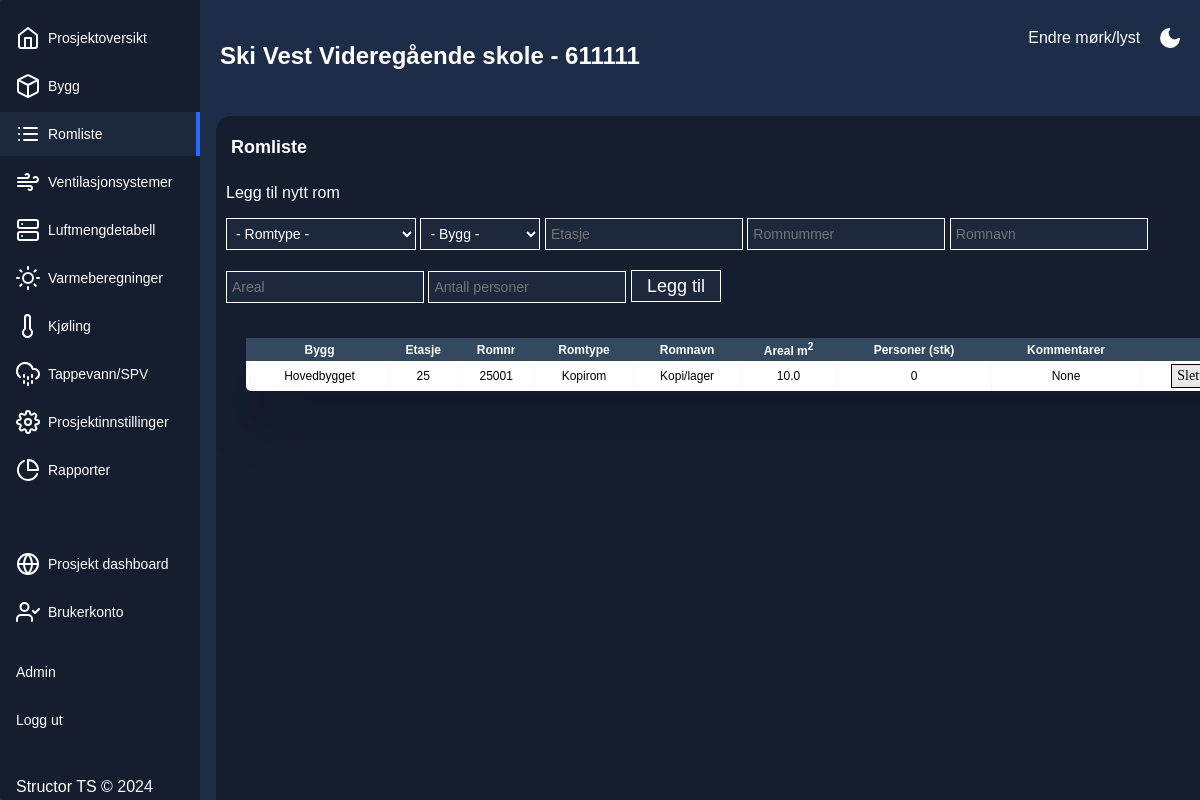
Screenshot of /2/rooms/ (signed in) with the database file from the repository.
### romskjema/models.py (models this page shows)
class Projects(db.Model):
    __tablename__ = "Projects"
    id = db.Column(db.Integer, primary_key=True, autoincrement=True)
    ProjectNumber = db.Column(db.Integer, nullable=False)
    ProjectName = db.Column(db.String(50), nullable=False)
    ProjectDescription = db.Column(db.Text)
    Specification = db.Column(db.String(50))
    buildings = db.relationship('Buildings', backref='project_buildings', uselist=False, lazy=True)
    ventilation_systems = db.relationship('VentilationSystems', backref='project_ventilation_systems', uselist=False, lazy=True)

class Rooms(db.Model):
    __tablename__ = "Rooms"
    id = db.Column(db.Integer, primary_key=True, autoincrement=True)
    BuildingId = db.Column(db.Integer, db.ForeignKey('Buildings.id'), nullable=False)
    RoomTypeId = db.Column(db.Integer, db.ForeignKey('RoomTypes.id'), nullable=False)
    Floor = db.Column(db.String(100), nullable=False)
    RoomNumber = db.Column(db.String(100), nullable=False)
    RoomName = db.Column(db.String(100), nullable=False)
    Area = db.Column(db.Float, nullable=False)
    RoomPopulation = db.Column(db.Integer, nullable=False)
    Comments = db.Column(db.String(250))
    room_type = db.relationship('RoomTypes', backref='room_type', uselist=False, lazy=True)
    ventilation_properties = db.relationship('RoomVentilationProperties', backref='room_ventilation', uselist=False, lazy=True)
    energy_properties = db.relationship('RoomEnergyProperties', backref="room_energy", uselist=False, lazy=True)

class Buildings(db.Model):
    __tablename__ = "Buildings"
    id = db.Column(db.Integer, primary_key=True, autoincrement=True)
    ProjectId = db.Column(db.Integer, db.ForeignKey('Projects.id'), nullable=False)
    BuildingName = db.Column(db.String(100), nullable=False)
    rooms = db.relationship('Rooms', backref='building', lazy=True)
    energy_properties = db.relationship('BuildingEnergySettings', backref='heating', uselist=False, lazy=True)

class RoomTypes(db.Model):
    __tablename__ = "RoomTypes"
    id = db.Column(db.Integer, primary_key=True, autoincrement=True)
    specification_id = db.Column(db.Integer, db.ForeignKey("Specifications.id"), nullable=False)
    name = db.Column(db.String(50), nullable=False)
    air_per_person = db.Column(db.Float)
    air_emission = db.Column(db.Float)
    air_process = db.Column(db.Float)
    air_minimum = db.Column(db.Float)
    ventilation_principle = db.Column(db.String(50))
    heat_exchange = db.Column(db.String(50))
    room_control = db.Column(db.String(50))
    notes = db.Column(db.String(100))
    db_technical = db.Column(db.String(50))
    db_neighbour = db.Column(db.String(50))
    db_corridor = db.Column(db.String(50))
    comments = db.Column(db.String(20))

### romskjema/rooms/rooms.py (the view)
@rooms_bp.route('/', methods=['GET', 'POST'])
@login_required
def rooms(project_id):
    project = dbo.get_project(project_id)
    endpoint = request.endpoint
    project_buildings = dbo.get_all_project_buildings(project.id)
    project_rooms = dbo.get_all_project_rooms(project.id)
    project_specification: str = project.Specification
    project_room_types = dbo.get_specification_room_types(project_specification)
    if request.method == "POST":
        building_id = request.form.get("building_id")
        if not building_id:
            flash("Feil byggnings-ID", category="error")
            return redirect(url_for("rooms.rooms", project_id = project.id))
        building_id = int(building_id)
        room_type_id = escape(request.form.get("room_type"))
        floor = escape(request.form.get("room_floor").strip())
        name = escape(request.form.get("room_name").strip())
        room_number = escape(request.form.get("room_number").strip())
        if dbo.check_if_roomnumber_exists(project.id, building_id, room_number):
            flash(f"Romnummer {room_number} finnes allerede for dette bygget", category="error")
            return redirect(url_for("rooms.rooms", project_id = project.id))
        area = escape(request.form.get("room_area").strip())
        try:
            area = float(area)
        except ValueError:
            flash("Areal kan kun inneholde tall", category="error")
            return redirect(url_for("rooms.rooms", project_id=project_id))
        people = escape(request.form.get("room_people").strip())
        try:
            people = int(people)
        except ValueError:
            flash("Personbelastning kan kun inneholde tall", category="error")
            return redirect(url_for("rooms.rooms", project_id=project_id))
        new_room_id = dbo.new_room(building_id, room_type_id, floor, room_number, name, area, people)
        if new_room_id is not False:
            vent_props = dbo.get_room_type_data(room_type_id, project_specification)
            new_room_vent_prop = dbo.new_vent_prop_room(new_room_id, vent_props.air_per_person, vent_props.air_emission,
                                   vent_props.air_process, vent_props.air_minimum,
                                   vent_props.ventilation_principle, vent_props.heat_exchange,
                                   vent_props.room_control, vent_props.notes, vent_props.db_technical,
                                   vent_props.db_neighbour, vent_props.db_corridor, vent_props.comments)
            if new_room_vent_prop:
                dbo.initial_ventilation_calculations(new_room_id)
            building_heating_settings = dboh.get_building_energy_settings(building_id)
            new_room_energy = dboh.new_room_energy(building_heating_settings.id, new_room_id)
            if new_room_energy != True:
                flash("Kunne ikke opprette rom", category="error")
        return redirect(url_for("rooms.rooms", project_id = project.id))
    elif request.method == "GET":
        return render_template("rooms.html",
                            user=current_user,
                            project=project,
                            project_buildings = project_buildings,
                            project_rooms = project_rooms,
                            project_room_types = project_room_types,
                            endpoint=endpoint,
                            project_id = project_id)

### romskjema/rooms/templates/rooms.html (shortened to what this page needs)
{% extends "base.html" %}
{%block page_subtitle %}Romliste{% endblock %}
{%block content %}
  <div class="no-print">
    <p>
      <p>Legg til nytt rom</p>
      <form id="new_room" method="POST" role="form">
        <select name="room_type" id="room_type">
          <option>- Romtype -</option>
        </select>
        <select name="building_id" id="building_id">
          <option value="none">- Bygg -</option>
        </select>
        <input type="text" name="room_floor" id="room_floor", placeholder="Etasje" tabindex="1" required>
        <input type="text" name="room_number" id="room_number", placeholder="Romnummer" tabindex="2" required>
        <input type="text" name="room_name" id="room_name", placeholder="Romnavn" tabindex="3" required>
        <input type="text" name="room_area" id="room_area", placeholder="Areal" tabindex="4" required>
        <input type="text" name="room_people" id="room_people", placeholder="Antall personer" tabindex="5" required>
        <button class="form-button" id="alwaysActive" type="submit" tabindex="6">Legg til</button>
      </form>
    </p>
  </div>
  <div class="table-wrapper">
    <table class="fl-table" id="roomsTable">
      <thead>
        <tr>
          <th class="table-id-cell ">
          </th>
          <th>
            Bygg
          </th>
          <th>
            Etasje
          </th>
          <th>
            Romnr
          </th>
          <th>
            Romtype
          </th>
          <th>
            Romnavn
          </th>
          <th>
            Areal m<sup>2</sup>
          </th>
          <th>
            Personer (stk)
          </th>
          <th>
            Kommentarer
          </th>
          <th>
          </th>
        </tr>
      </thead>
      <tbody>
        {% for room in project_rooms %}
        <tr>
          <td hidden-data-column="room_id" class="table-id-cell">
          </td>
          <td>
            {{room.building.BuildingName}}
          </td>
          <td>
            {{room.Floor}}
          </td>
          <td data-column="room_number">
            {{room.RoomNumber}}
          </td>
          <td data-column="room_name">
            {{room.room_type.name}}
          </td>
          <td data-column="room_name">
            {{room.RoomName}}
          </td>
          <td data-column="area">
            {{room.Area}}
          </td>
          <td data-column="population">
            {{room.RoomPopulation}}
          </td>
          <td data-column="comments">
            {{room.Comments}}
          </td>
          <td id="delete">
            <form><button class="table-button" onclick="deleteRoom(event)">Slett rom</button></form>
          </td>
          </tr>
          {% endfor %}
        </tbody>
      </table>
  </div>
{% endblock %}

### romskjema/templates/base.html (shortened to what this page needs)
<!DOCTYPE html>
<html lang="en">
<head>
    <link rel="stylesheet" href="/static/css/style.css">
    <link rel="stylesheet" href="/static/css/form.css">
    <link rel="stylesheet" href="/static/css/tables.css">
    <link rel="stylesheet" href="/static/css/flash_popup.css">
    <link rel="stylesheet" href="/static/css/print.css">
</head>
<body>
        <div class="app-container">
        <div class="switch-mode-container no-print">
            <p>
                <button class="mode-switch" title="Endre tema">Endre mørk/lyst &nbsp;&nbsp;&nbsp;
                <svg class="moon" fill="none" stroke="currentColor" stroke-linecap="round" stroke-linejoin="round" stroke-width="2" width="24" height="24" viewBox="0 0 24 24">
                <defs></defs>
                <path d="M21 12.79A9 9 0 1111.21 3 7 7 0 0021 12.79z"></path>
                </svg>
                </button>
            </p>
        </div>
        {% if user.is_authenticated %}
        <div class="sidebar no-print ">
                {% if project %}
                <ul class="sidebar-list">
                    {% if endpoint == "project.project" %}
                    <li class="sidebar-list-item active">
                    {%else %}
                    <li class="sidebar-list-item">
                    {% endif %}
                    <a href="{{ url_for('project.project', project_id=project.id) }}">
                    <span>Prosjektoversikt</span>
                    </a>
                </li>
                {% if endpoint == "buildings.buildings" %}
                <li class="sidebar-list-item active">
                {%else %}
                <li class="sidebar-list-item">
                {% endif %}
                    <a href="{{ url_for('buildings.buildings', project_id = project.id) }}">
                    <span>Bygg</span>
                    </a>
                </li>
                {% if endpoint == "rooms.rooms" %}
                <li class="sidebar-list-item active">
                {%else %}
                <li class="sidebar-list-item">
                {% endif %}
                    <a href="{{ url_for('rooms.rooms', project_id = project.id) }}">
                    <span>Romliste</span>
                    </a>
                </li>
                {% if endpoint == "ventsystems.ventsystems" %}
                <li class="sidebar-list-item active">
                {% else %}
                <li class="sidebar-list-item">
                {% endif %}
                    <a href="{{ url_for('ventsystems.ventsystems', project_id = project.id) }}">
                    <span>Ventilasjonsystemer</span>
                    </a>
                </li>
                {% if endpoint == "ventilation.ventilation" %}
                <li class="sidebar-list-item active">
                {%else %}
                <li class="sidebar-list-item">
                {% endif %}
                    <a href="{{ url_for('ventilation.ventilation', project_id = project.id) }}">
                    <span>Luftmengdetabell</span>
                    </a>
                </li>
                {% if endpoint == "heating.heating" %}
                <li class="sidebar-list-item active">
                {%else %}
                <li class="sidebar-list-item">
                {% endif %}
                    <a href="{{ url_for('heating.heating', project_id = project.id) }}">
                    <span>Varmeberegninger</span>
                    </a>
                </li>
                {% if endpoint == "cooling.cooling" %}
                <li class="sidebar-list-item active">
                {%else %}
                <li class="sidebar-list-item">
                {% endif %}
                    <a href="{{ url_for('cooling.cooling', project_id = project.id) }}">
                        <svg xmlns="http://www.w3.org/2000/svg" width="24" height="24" viewBox="0 0 24 24" fill="none" stroke="currentColor" stroke-width="2" stroke-linecap="round" stroke-linejoin="round" class="feather feather-activity"><path d="M14 14.76V3.5a2.5 2.5 0 0 0-5 0v11.26a4.5 4.5 0 1 0 5 0z"></path></svg>
                    <span>Kjøling</span>
                    </a>
                </li>
                <li class="sidebar-list-item">
                    <a href="#">
                    <span>Tappevann/SPV</span>
                    </a>
                </li>
                {% if endpoint == "project.settings" %}
                <li class="sidebar-list-item active">
                {%else %}
                <li class="sidebar-list-item">
                {% endif %}
                    <a href="{{ url_for('project.settings', project_id = project.id) }}">
                    <span>Prosjektinnstillinger</span>
                    </a>
                </li>
                {% if endpoint == "project.reports" %}
                <li class="sidebar-list-item active">
                {%else %}
                <li class="sidebar-list-item">
                {% endif %}
                        <a href="{{ url_for('project.reports', project_id = project.id) }}">
                            <svg xmlns="http://www.w3.org/2000/svg" width="24" height="24" viewBox="0 0 24 24" fill="none" stroke="currentColor" stroke-width="2" stroke-linecap="round" stroke-linejoin="round" class="feather feather-activity"><path d="M21.21 15.89A10 10 0 1 1 8 2.83"></path><path d="M22 12A10 10 0 0 0 12 2v10z"></path></svg>
                        <span>Rapporter</span>
                        </a>
                    </li>
                <p class="p-menu-item">
                <li class="sidebar-list-item">
                    <a href="{{ url_for('projects.projects') }}">
                    <span>Prosjekt dashboard</span>
                    </a>
                </li>
                <li class="sidebar-list-item">
                    <a href="#">
                    <span>Brukerkonto</span>
                    </a>
                </li>
                </p>
                {% endif %}
                {% if current_user.admin == True %}
                <li class="sidebar-list-item">
                    <a href="{{ url_for('admin.admin') }}">
                        Admin
                    </a>
                </li>
                {% endif %}
                <li class="sidebar-list-item">
                    <a href="/logout">
                        Logg ut
                    </a>
                </li>
            </ul>
                  <div class="sidebar-bottom">
                    Structor TS &copy; 2024
                  </div>
            </div>
        {% endif %}
    <div class="app-content">
        <div class="app-content-header">
            <h1 class="app-content-headerText">
              <p>
                    {% if user.is_authenticated %}
                        {% if project %}
                            {{project.ProjectName}} - {{project.ProjectNumber}}
                        {% else %}
                            {% block pagetitle %}{%endblock%}
                        {% endif %}
                    {% endif %}
                </p>
            </h1>
        </div>
<div class="text-div">
    <div class="subtitle-header-container">
      <h1 class="app-content-subTitleheaderText">
        {% block page_subtitle %}
        {% endblock %}
    </h1>
</div>
        {% block content %}
        {% endblock %}
    </div>
</body>
</html>

### rows the page displays
Projects: ProjectName "Ski Vest Videregående skole", ProjectNumber "611111"
Rooms: building.BuildingName "Hovedbygget", Floor "25", RoomNumber "25001", room_type.name "Kopirom", RoomName "Kopi/lager", Area "10.0", RoomPopulation "0", Comments "None"
